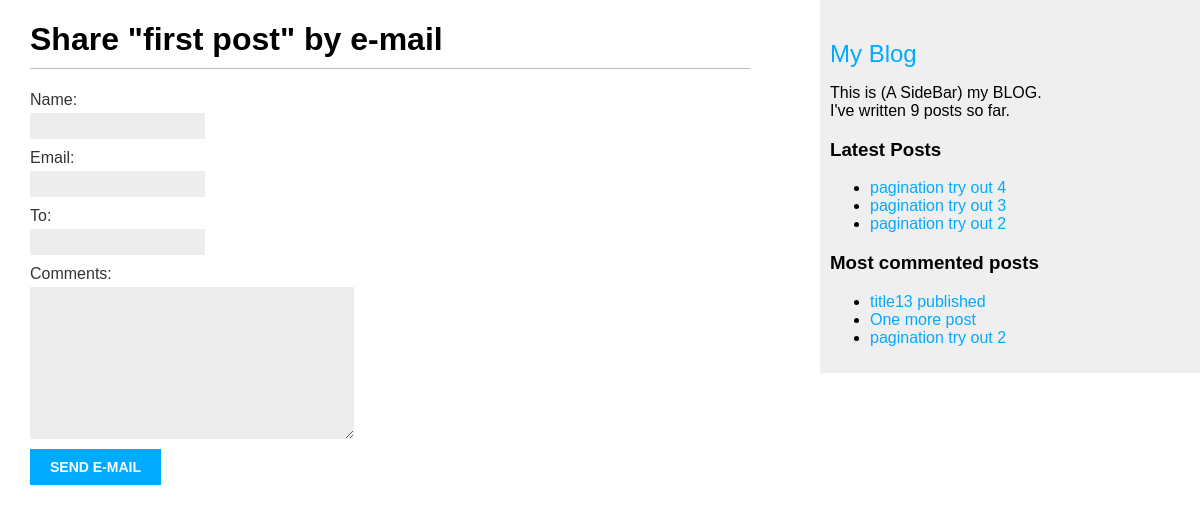
/blog/1/share/, run on an earlier commit of the app's database.
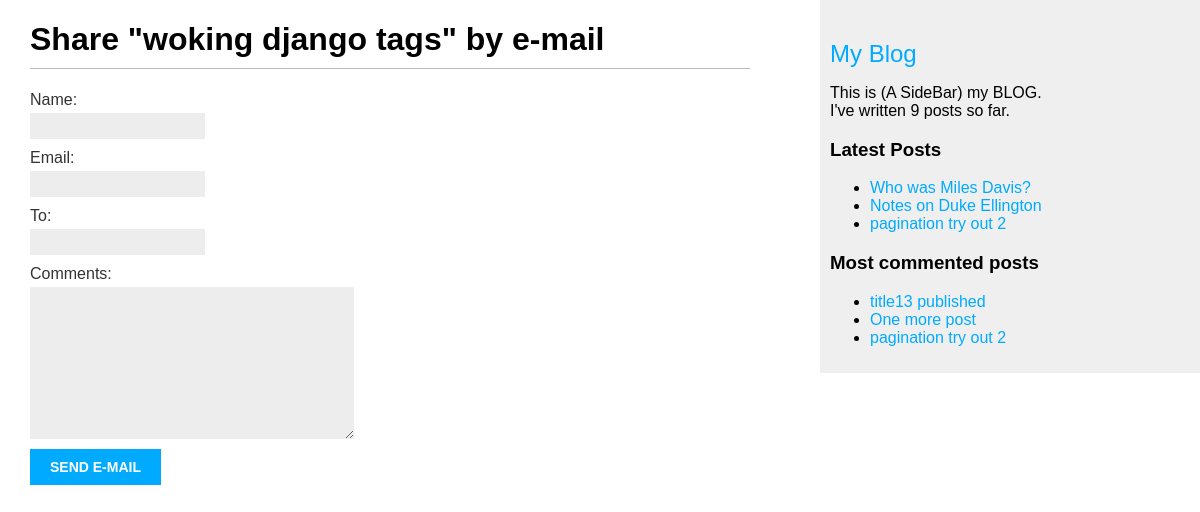
And on a later commit of the database.
### blog/models.py (models this page shows, shortened)
class Post(models.Model):
    class Status(models.TextChoices):
        DRAFT = 'DF', 'Draft'
        PUBLISHED = 'Pb', 'Published'
    title = models.CharField(max_length=250)
    slug = models.SlugField(
        max_length=250,
        unique_for_date='publish'
    )
    author = models.ForeignKey(settings.AUTH_USER_MODEL, on_delete=models.CASCADE, related_name='blog_posts')
    body = models.TextField()
    publish = models.DateTimeField(default=timezone.now)
    created_on = models.DateTimeField(auto_now_add=True)
    updated_on = models.DateTimeField(auto_now=True)
    status = models.CharField(
        max_length=2,
        choices=Status,
        default=Status.DRAFT
    )
    objects = models.Manager()  # The default manager.
    published = PublishedManager()  # Our custom manager
    class Meta:
        ordering = ['-publish']
        indexes = [
            models.Index(fields=['-publish']),
        ]
    tags = TaggableManager()
    def get_absolute_url(self):
        return reverse('blog:post_detail', args=[
            self.publish.year,
            self.publish.month,
            self.publish.day,
            self.slug
        ]
                       )

### blog/views.py (the view)
# urls.py: path('<int:post_id>/share/', views.post_share, name='post_share'),
def post_share(request, post_id):
    post = get_object_or_404(
        Post,
        id=post_id,
        status=Post.Status.PUBLISHED
    )
    sent = False
    if request.method == "POST":
        form = EmailPostForm(request.POST)
        if form.is_valid():
            cd = form.cleaned_data
            post_url = request.build_absolute_uri(post.get_absolute_url())
            subject = (
                f"{cd['name']} ({cd['email']})"
                f" recommends you read \"{post.title}\""
            )
            message = (
                f"Read \"{post.title}\" at {post_url}\n\n"
                f"{cd['name']} \'s comments: {cd['comments']}"
            )
            send_mail(
                subject=subject,
                message=message,
                from_email=None,
                recipient_list=[cd['to']]
            )
            sent = True
    else:
        form = EmailPostForm()
    return render(request,'blog/post/share.html', {
        'post': post,
        'form': form,
        'sent': sent,
    }
    )

### blog/forms.py
class EmailPostForm(forms.Form):
    name = forms.CharField(max_length=30)
    email = forms.EmailField()
    to = forms.EmailField()
    comments = forms.CharField(
        required=False,
        widget=forms.Textarea
    )

### blog/models.py (called while the page is built)
    def get_queryset(self):
        return (
            super().get_queryset().filter(status=Post.Status.PUBLISHED)
        )

### blog/templatetags/blog_tags.py (called while the page is built)
@register.simple_tag
def total_posts():
    return Post.published.count()

@register.inclusion_tag('blog/post/latest_posts.html')
def show_latest_posts(count=5):
    latest_posts = Post.published.order_by('-publish')[:count]
    return {'latest_posts': latest_posts}

@register.simple_tag
def get_most_commented_posts(count=5):
    return Post.published.annotate(
        total_comments=Count('comments')
    ).order_by('-total_comments')[:count]

### blog/templates/blog/post/share.html (shortened to what this page needs)
{% extends "blog/base.html" %}
{% block content %}
    {% if sent %}
        <h1>E-mail successfully sent</h1>
        <p>
            "{{ post.title }} was successfully sent to {{ form.cleaned_data.to }}."
        </p>
    {% else %}
        <h1>Share "{{ post.title }}" by e-mail</h1>
        <form method="post">
            {{ form.as_p }}
            <input type="submit" value="Send e-mail">
        </form>
    {% endif %}
{% endblock %}

### blog/templates/blog/post/latest_posts.html
<ul>
    {% for post in latest_posts %}
        <li>
            <a href="{{ post.get_absolute_url }}"> {{ post.title }}</a>
        </li>
    {% endfor %}
</ul>

What changed in the data, as far as the page shows it:
changed Post: title "first post" → "woking django tags"
changed Post: title "pagination try out 4" → "Who was Miles Davis?"
changed Post: title "pagination try out 3" → "Notes on Duke Ellington"
